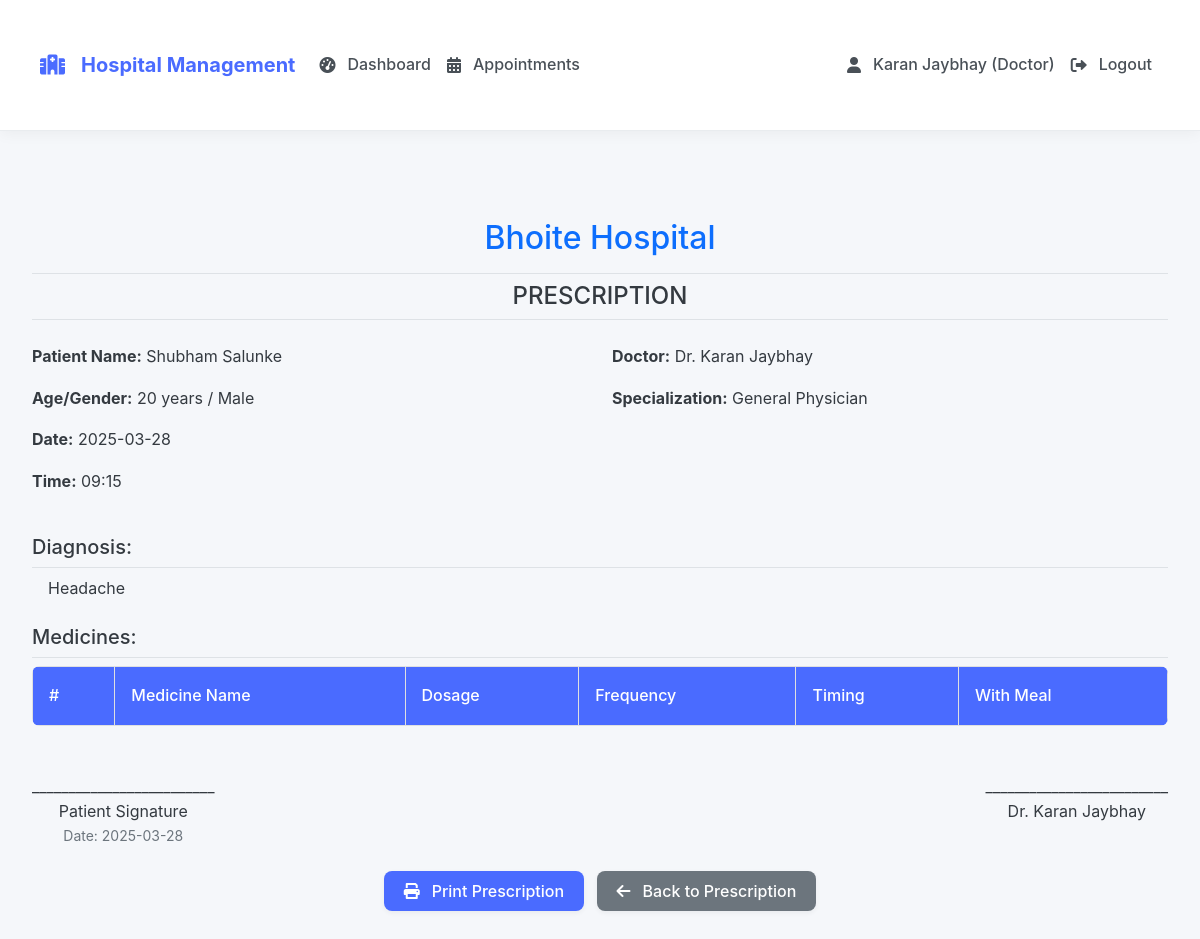
Screenshot of /doctor/print_prescription/1 (signed in) with the database file from the repository.
### tables this page shows
CREATE TABLE doctors (
        id INTEGER PRIMARY KEY AUTOINCREMENT,
        name TEXT NOT NULL,
        specialization TEXT NOT NULL,
        experience INTEGER,
        consultation_fee REAL,
        contact TEXT,
        bio TEXT,
        image_path TEXT,
        username TEXT UNIQUE,
        password TEXT,
        created_by INTEGER,
        hospital_id INTEGER NOT NULL,
        FOREIGN KEY (created_by) REFERENCES staff(id),
        FOREIGN KEY (hospital_id) REFERENCES staff(id)
    );

CREATE TABLE staff (
        id INTEGER PRIMARY KEY AUTOINCREMENT,
        name TEXT NOT NULL,
        email TEXT UNIQUE NOT NULL,
        password TEXT NOT NULL,
        hospital_name TEXT NOT NULL,
        created_at TIMESTAMP DEFAULT CURRENT_TIMESTAMP
    );

CREATE TABLE patients (
        id INTEGER PRIMARY KEY AUTOINCREMENT,
        name TEXT NOT NULL,
        age INTEGER NOT NULL,
        gender TEXT,
        contact TEXT,
        address TEXT,
        medical_history TEXT,
        created_at TIMESTAMP DEFAULT CURRENT_TIMESTAMP,
        created_by INTEGER,
        hospital_id INTEGER NOT NULL,
        FOREIGN KEY (created_by) REFERENCES staff(id),
        FOREIGN KEY (hospital_id) REFERENCES staff(id)
    );

CREATE TABLE appointments (
        id INTEGER PRIMARY KEY AUTOINCREMENT,
        patient_id INTEGER NOT NULL,
        doctor_id INTEGER NOT NULL,
        date TEXT NOT NULL,
        time_slot TEXT NOT NULL,
        status TEXT DEFAULT 'Scheduled',
        notes TEXT,
        created_at TIMESTAMP DEFAULT CURRENT_TIMESTAMP,
        hospital_id INTEGER NOT NULL,
        FOREIGN KEY (patient_id) REFERENCES patients(id),
        FOREIGN KEY (doctor_id) REFERENCES doctors(id),
        FOREIGN KEY (hospital_id) REFERENCES staff(id)
    );

CREATE TABLE prescriptions (
        id INTEGER PRIMARY KEY AUTOINCREMENT,
        appointment_id INTEGER NOT NULL,
        diagnosis TEXT,
        medicines TEXT,
        instructions TEXT,
        created_at TIMESTAMP DEFAULT CURRENT_TIMESTAMP,
        hospital_id INTEGER NOT NULL,
        FOREIGN KEY (appointment_id) REFERENCES appointments(id),
        FOREIGN KEY (hospital_id) REFERENCES staff(id)
    );

### app.py (the view, shortened to what this page needs)
@app.route('/doctor/print_prescription/<int:appointment_id>')
def print_prescription(appointment_id):
    if 'user_id' not in session or session['user_type'] != 'doctor':
        return redirect(url_for('login'))
    conn = get_db_connection()
    try:
        prescription_data = conn.execute('''
            SELECT a.id as appointment_id, a.date, a.time_slot,
                   p.name as patient_name, p.age, p.gender,
                   d.name as doctor_name, d.specialization,
                   pr.diagnosis, pr.medicines, pr.instructions,
                   s.hospital_name
            FROM appointments a
            JOIN patients p ON a.patient_id = p.id
            JOIN doctors d ON a.doctor_id = d.id
            JOIN staff s ON d.hospital_id = s.id
            LEFT JOIN prescriptions pr ON a.id = pr.appointment_id
            WHERE a.id = ? AND a.hospital_id = ?
        ''', (appointment_id, session['hospital_id'])).fetchone()
        if not prescription_data:
            flash('Prescription not found!', 'danger')
            return redirect(url_for('doctor_appointments'))
        medicines_parsed = []
        if prescription_data['medicines']:
            for medicine in prescription_data['medicines'].split('\n'):
                if medicine.strip():
                    parts = medicine.split('|')
        prescription = dict(prescription_data)
        prescription['medicines_parsed'] = medicines_parsed
        return render_template('doctor/print_prescription.html',
                             prescription=prescription)
    except Exception as e:
        flash('Error loading prescription', 'danger')
        app.logger.error(f"Print prescription error: {str(e)}")
        return redirect(url_for('doctor_appointments'))
    finally:
        conn.close()

### app.py (called while the page is built)
def get_db_connection():
    conn = sqlite3.connect('hospital.db')
    conn.row_factory = sqlite3.Row
    return conn

### templates/doctor/print_prescription.html (shortened to what this page needs)
{% extends "base.html" %}
{% block content %}
<div class="prescription-card container">
    <div class="text-center mb-4">
        <h2 class="mb-0 text-primary">{{ prescription.hospital_name }}</h2>
        <h4 class="mt-3 border-top border-bottom py-2">PRESCRIPTION</h4>
    </div>
    <div class="row mb-4">
        <div class="col-md-6">
            <p><strong>Patient Name:</strong> {{ prescription.patient_name }}</p>
            <p><strong>Age/Gender:</strong> {{ prescription.age }} years / {{ prescription.gender }}</p>
            <p><strong>Date:</strong> {{ prescription.date }}</p>
            <p><strong>Time:</strong> {{ prescription.time_slot }}</p>
        </div>
        <div class="col-md-6">
            <p><strong>Doctor:</strong> Dr. {{ prescription.doctor_name }}</p>
            <p><strong>Specialization:</strong> {{ prescription.specialization }}</p>
        </div>
    </div>
    <div class="mb-4">
        <h5 class="border-bottom pb-2">Diagnosis:</h5>
        <p class="ps-3">{{ prescription.diagnosis }}</p>
    </div>
    <div class="mb-4">
        <h5 class="border-bottom pb-2">Medicines:</h5>
        <table class="table table-bordered">
            <thead class="table-light">
                <tr>
                    <th>#</th>
                    <th>Medicine Name</th>
                    <th>Dosage</th>
                    <th>Frequency</th>
                    <th>Timing</th>
                    <th>With Meal</th>
                </tr>
            </thead>
        </table>
    </div>
    <div class="mt-5">
        <div class="d-flex justify-content-between">
            <div class="text-center">
                <p class="mb-0">_________________________</p>
                <p class="mb-0">Patient Signature</p>
                <p class="mb-0 text-muted small">Date: {{ prescription.date }}</p>
            </div>
            <div class="text-center">
                <p class="mb-0">_________________________</p>
                <p class="mb-0">Dr. {{ prescription.doctor_name }}</p>
            </div>
        </div>
    </div>
    <div class="no-print mt-4 text-center">
        <button onclick="window.print()" class="btn btn-primary me-2 print-btn">
            <i class="fas fa-print me-1"></i>Print Prescription
        </button>
        <a href="{{ url_for('prescriptions', appointment_id=prescription.appointment_id) }}" class="btn btn-secondary">
            <i class="fas fa-arrow-left me-1"></i>Back to Prescription
        </a>
    </div>
</div>
{% endblock %}

### templates/base.html (shortened to what this page needs)
<!DOCTYPE html>
<html lang="en">
<head>
    <link rel="stylesheet" href="https://cdnjs.cloudflare.com/ajax/libs/font-awesome/6.0.0-beta3/css/all.min.css">
    <link href="https://cdn.jsdelivr.net/npm/bootstrap@5.1.3/dist/css/bootstrap.min.css" rel="stylesheet">
    <link rel="stylesheet" href="{{ url_for('static', filename='css/style.css') }}">
</head>
<body>
    <nav class="navbar navbar-expand-lg navbar-dark bg-primary">
        <div class="container">
            <a class="navbar-brand" href="{{ url_for('home') }}">
                <i class="fas fa-hospital me-2"></i>
                {% if 'hospital_name' in session %}
                    {{ session['hospital_name'] }}
                {% else %}
                    Hospital Management
                {% endif %}
            </a>
            <div class="collapse navbar-collapse" id="navbarNav">
                <ul class="navbar-nav me-auto">
                    {% if 'user_id' in session %}
                        {% if session['user_type'] == 'admin' %}
                            <li class="nav-item">
                                <a class="nav-link" href="{{ url_for('admin_dashboard') }}">
                                    <i class="fas fa-tachometer-alt me-1"></i> Dashboard
                                </a>
                            </li>
                            <li class="nav-item">
                                <a class="nav-link" href="{{ url_for('add_patient') }}">
                                    <i class="fas fa-user-plus me-1"></i> Add Patient
                                </a>
                            </li>
                            <li class="nav-item">
                                <a class="nav-link" href="{{ url_for('add_doctor') }}">
                                    <i class="fas fa-user-md me-1"></i> Add Doctor
                                </a>
                            </li>
                            <li class="nav-item">
                                <a class="nav-link" href="{{ url_for('schedule_appointment') }}">
                                    <i class="fas fa-calendar-check me-1"></i> Schedule Appointment
                                </a>
                            </li>
                        {% else %}
                            <li class="nav-item">
                                <a class="nav-link" href="{{ url_for('doctor_dashboard') }}">
                                    <i class="fas fa-tachometer-alt me-1"></i> Dashboard
                                </a>
                            </li>
                            <li class="nav-item">
                                <a class="nav-link" href="{{ url_for('doctor_appointments') }}">
                                    <i class="fas fa-calendar-alt me-1"></i> Appointments
                                </a>
                            </li>
                        {% endif %}
                    {% endif %}
                </ul>
                <ul class="navbar-nav">
                    {% if 'user_id' in session %}
                        <li class="nav-item">
                            <span class="nav-link">
                                <i class="fas fa-user me-1"></i> {{ session['name'] }}
                                ({{ 'Admin' if session['user_type'] == 'admin' else 'Doctor' }})
                            </span>
                        </li>
                        <li class="nav-item">
                            <a class="nav-link" href="{{ url_for('logout') }}">
                                <i class="fas fa-sign-out-alt me-1"></i> Logout
                            </a>
                        </li>
                    {% endif %}
                </ul>
            </div>
        </div>
    </nav>
    <div class="container mt-4">
        {% block content %}{% endblock %}
    </div>
</body>
</html>

### static/css/style.css (style rules this page uses)
:root { --primary: #4a6bff; --primary-light: #eef1ff; --primary-dark: #3a56d4; --secondary: #6c63ff; --success: #28a745; --info: #17a2b8; --warning: #ffc107; --danger: #dc3545; --light: #f8f9fa; --dark: #343a40; --white: #ffffff; --gray-100: #f8f9fa; --gray-200: #e9ecef; --gray-300: #dee2e6; --gray-400: #ced4da; --gray-500: #adb5bd; --gray-600: #6c757d; --gray-700: #495057; --gray-800: #343a40; --gray-900: #212529; }
body { font-family: 'Inter', -apple-system, BlinkMacSystemFont, 'Segoe UI', Roboto, 'Helvetica Neue', Arial, sans-serif; background-color: #f5f7fa; color: var(--gray-800); line-height: 1.6; min-height: 100vh; }
.container { max-width: 1200px; padding: 2rem 1rem; }
.btn { border-radius: 8px; padding: 0.5rem 1.25rem; font-weight: 500; transition: all 0.3s ease; box-shadow: 0 2px 5px rgba(0, 0, 0, 0.05); border: none; display: inline-flex; align-items: center; justify-content: center; gap: 0.5rem; }
.btn-primary { background-color: var(--primary); color: white; }
.navbar { padding: 0.75rem 1.5rem; background: var(--white) !important; box-shadow: 0 2px 15px rgba(0, 0, 0, 0.05); border-bottom: 1px solid var(--gray-200); }
.navbar-brand { font-weight: 700; color: var(--primary) !important; font-size: 1.25rem; display: flex; align-items: center; gap: 0.5rem; }
.nav-link { color: var(--gray-700) !important; font-weight: 500; padding: 0.5rem 1rem; border-radius: 8px; transition: all 0.3s ease; display: flex; align-items: center; gap: 0.5rem; }
.table { border-radius: 8px; overflow: hidden; margin-bottom: 0; }
.table th { background-color: var(--primary); color: var(--white); font-weight: 500; padding: 1rem; }

### rows the page displays
doctors: name "Karan Jaybhay", doctor_name "Karan Jaybhay", specialization "General Physician"
staff: hospital_name "Bhoite Hospital"
patients: patient_name "Shubham Salunke", age "20", gender "Male"
appointments: date "2025-03-28", time_slot "09:15"
prescriptions: diagnosis "Headache"

### other values shown
{{ 'Admin' if session['user_type'] == 'admin' else 'Doctor' }} "Doctor"
